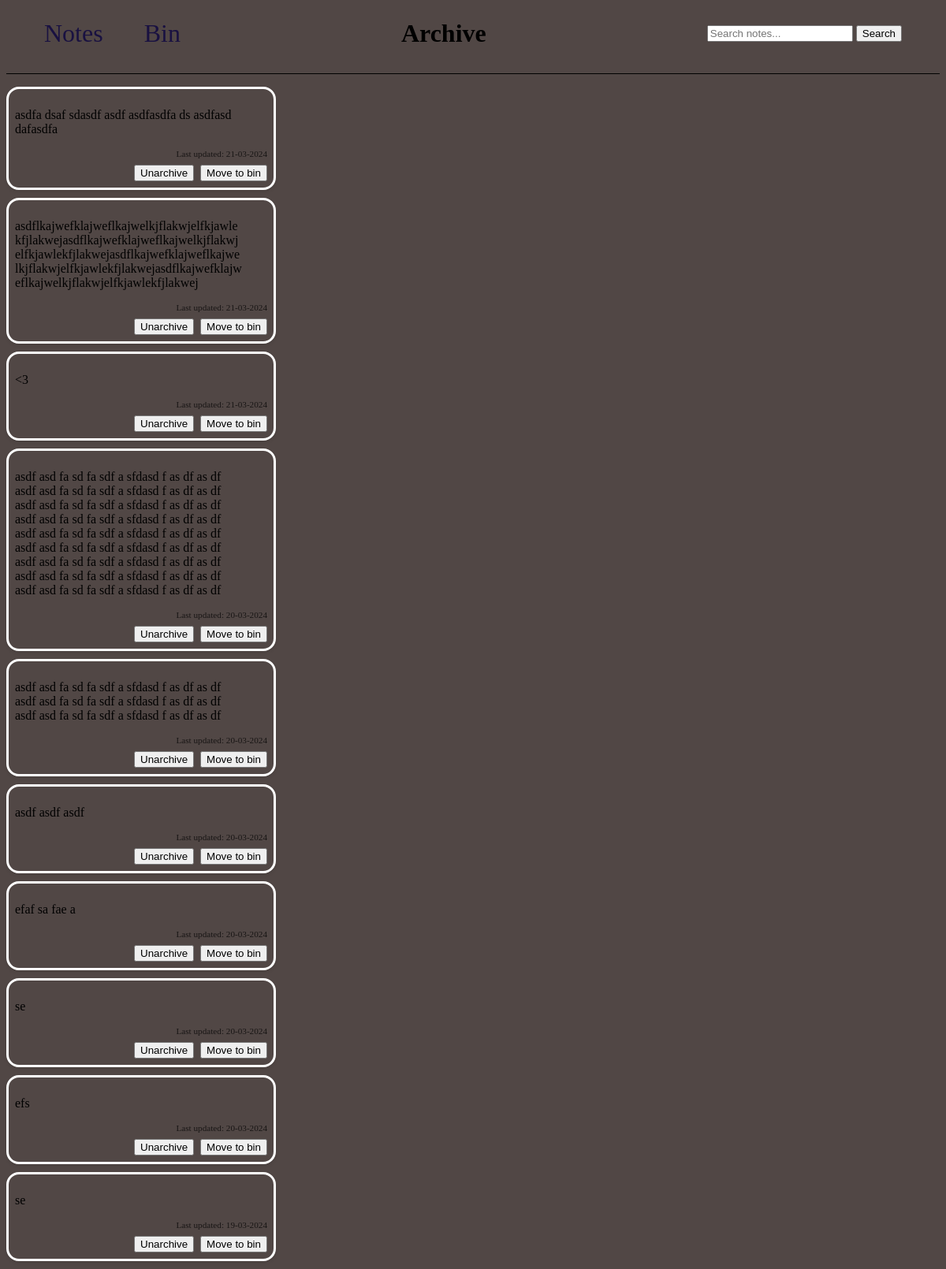
Page /archive on the committed database.
### app.py (models this page shows)
class Note(db.Model): #db.model is a class that you inherit from for all models for flask sqlachemy
    id = db.Column(db.Integer, primary_key=True) #first column using id(int) as a key
    content = db.Column(db.String(200), nullable=False) #second column sets max input as 200chars and cant be empty
    archived = db.Column(db.Boolean, default=False, nullable=False)
    binned = db.Column(db.Boolean, default=False, nullable=False)
    date = db.Column(db.DateTime, default =datetime.utcnow)
    pinned = db.Column(db.Boolean,default = False)

### app.py (the view)
@app.route('/archive',methods=['GET'])
def archive():
    query = request.args.get('query', '')
    archived_notes = Note.query.filter_by(archived=True, binned = False).order_by(Note.pinned.desc(), Note.date.desc()).all()
    search_results_archive = []
    if query:
        search_results_archive = Note.query.filter(Note.content.ilike(f'%{query}%'), Note.archived==True, Note.binned==False).order_by(Note.pinned.desc(),Note.date.desc()).all()
    if archived_notes:
        return render_template('archive.html', notes=archived_notes, search_results = search_results_archive, query = query)
    else:
        return redirect(url_for('index'))

### templates/archive.html (shortened to what this page needs)
<!DOCTYPE html>
<html lang="en">
<head>
    {% from "other_macros.html" import head_elements %}
    {{ head_elements() }}
</head>
<body>
    {% from "button_macros.html" import cancel_search %}
    {% from "meta_macros.html" import render_notes, links_bar,search %}
    <div class="header_bar">
        {{ links_bar('archive') }}
        <h1 class = "title">Archive</h1>
        {{ search('archive', query)}}
    </div>
    <main class = "main_app">
        <div class = "notes_list">
            {% if query %}
                {% if search_results %}
                    <h2 class = "search_results">Search Results for: "{{ query }}" in archive</h2>
                    {{ render_notes(search_results, 'archive') }}
                {% else %}
                    <p class = "no_results">No results found for "{{ query }}" :&#40;</p>
                {% endif %}
            {% else %}
                {{ render_notes(notes, 'archive') }}
            {% endif %}
        </div>
    </main>
</body>
</html>

### templates/button_macros.html (shortened to what this page needs)
{% macro toggle_bin_button(note) %}
    <form action="{{ url_for('toggle_bin', note_id=note.id) }}" method="POST" >
        <button type="submit">{{ 'Remove from bin' if note.binned else 'Move to bin' }}</button>
    </form>
{% endmacro %}
{% macro toggle_archived_button(note) %}
    <form action="{{ url_for('toggle_archived', note_id=note.id) }}" method="POST" >
        <button type="submit">{{ 'Unarchive' if note.archived else 'Archive' }}</button>
    </form>
{% endmacro %}
{% macro display_date(note) %}
    <div>Last updated: {{ note.date.strftime('%d-%m-%Y') }}</div>
{% endmacro %}

### templates/meta_macros.html (shortened to what this page needs)
{% from "button_macros.html" import toggle_archived_button,toggle_bin_button,toggle_pin_button %}
{% from "button_macros.html" import display_datetime,display_date,edit_button,delete_button,cancel_search,search_button %}
{% from "other_macros.html" import archive_link, bin_link, index_link,search_box %}
{% macro render_notes(notes, type) %}
<div class="notes-grid masonry-container-{{ type }}">
  {% for note in notes %}
  <div class="note-container masonry-item">
    <div class="note-content">
      <p>{{ note.content }}</p>
    </div>
    <div class="note-extras">
      <div class="note-date">
        {% if type == 'main' %}
        {{ display_datetime(note) }}
        {% else %}
        {{ display_date(note) }}
        {% endif %}
      </div>
      <div class="note-buttons">
        {% if type != 'bin' %}
        {{ toggle_archived_button(note) }}
        {% endif %}
        {{ toggle_bin_button(note) }}
      </div>
    </div>
  </div>
  {% endfor %}
</div>
{% endmacro %}
{% macro links_bar(page) %}
    <header class = "header">
        {% if page != 'main' %}
            {{ index_link() }}
        {% endif %}
        {% if page != 'bin' %}
            {{ bin_link() }}
        {% endif %}
    </header>
{% endmacro %}
{% macro search(url, query) %}
    <div class = "search_box">
        {{ search_box(url, query)}}
    </div>
{% endmacro %}

### static/layout_styling.css (style rules this page uses)
body { background-color:rgba(42, 30, 28, 0.817); }
.header_bar { display:flex; align-items: center; justify-content: space-between; border-bottom: 0.1rem solid black; padding: 1rem 0 2rem 0; margin-bottom: 1rem; }
.search_box { margin-right:3rem; }
.title { font-size:2rem; margin:0; }
.search_box { display:flex; flex-direction: column; }

### static/notes_styling.css (style rules this page uses)
.notes-grid { margin: 0 auto; }
.note-container { border: 0.2rem solid white; padding: 0.5rem; display: flex; flex-direction: column; min-width: 13rem; max-width:20rem; width: calc(33.33% - 10px); position: relative; height: auto; border-radius: 1rem; box-shadow: 0 2px 4px rgba(0, 0, 0, 0.1); margin-bottom: 10px; }
.note-content { margin-right: 2rem; word-wrap: break-word; flex-grow: 1; }
.note-extras { display: flex; flex-direction: column; align-items: flex-end; margin-top: auto; }
.note-date { font-size: 0.7rem; color: rgb(0, 0, 0, 0.7); margin-bottom: 0.5rem; white-space: nowrap; overflow: hidden; text-overflow: ellipsis; max-width: 100%; }
.note-buttons { display: flex; justify-content: flex-end; }
.note-buttons button { margin-left: 0.5rem; }
button { cursor: pointer; }

### rows in the picture
Note: content "asdfa dsaf sdasdf asdf asdfasdfa ds asdfasd dafasdfa", date "21-03-2024", archived "Unarchive", binned "Move to bin"
Note: content "asdflkajwefklajweflkajwelkjflakwjelfkjawlekfjlakwejasdflkajwefklajweflkajwelkjflakwjelfkjawlekfjlakwejasdflkajwefklajweflkajwelkjflakwjelfkjawlekfjlakwejasdflkajwefklajweflkajwelkjflakwjelfkjawlekfjlakwej", date "21-03-2024", archived "Unarchive", binned "Move to bin"
Note: content "<3", date "21-03-2024", archived "Unarchive", binned "Move to bin"
Note: content "asdf asd fa sd fa sdf a sfdasd f as df as df asdf asd fa sd fa sdf a sfdasd f as df as df asdf asd fa sd fa sdf a sfdasd f as df as df asdf asd fa sd fa sdf a sfdasd f as df as df asdf asd fa sd fa sdf a sfdasd f as df as df asdf asd fa sd fa sdf a sfdasd f as df as df asdf asd fa sd fa sdf a sfdasd f as df as df asdf asd fa sd fa sdf a sfdasd f as df as df asdf asd fa sd fa sdf a sfdasd f as df as df", date "20-03-2024", archived "Unarchive", binned "Move to bin"
Note: content "asdf asd fa sd fa sdf a sfdasd f as df as df asdf asd fa sd fa sdf a sfdasd f as df as df asdf asd fa sd fa sdf a sfdasd f as df as df", date "20-03-2024", archived "Unarchive", binned "Move to bin"
Note: content "asdf asdf asdf", date "20-03-2024", archived "Unarchive", binned "Move to bin"
Note: content "efaf sa fae a", date "20-03-2024", archived "Unarchive", binned "Move to bin"
Note: content "se", date "20-03-2024", archived "Unarchive", binned "Move to bin"
Note: content "efs", date "20-03-2024", archived "Unarchive", binned "Move to bin"
Note: content "se", date "19-03-2024", archived "Unarchive", binned "Move to bin"
